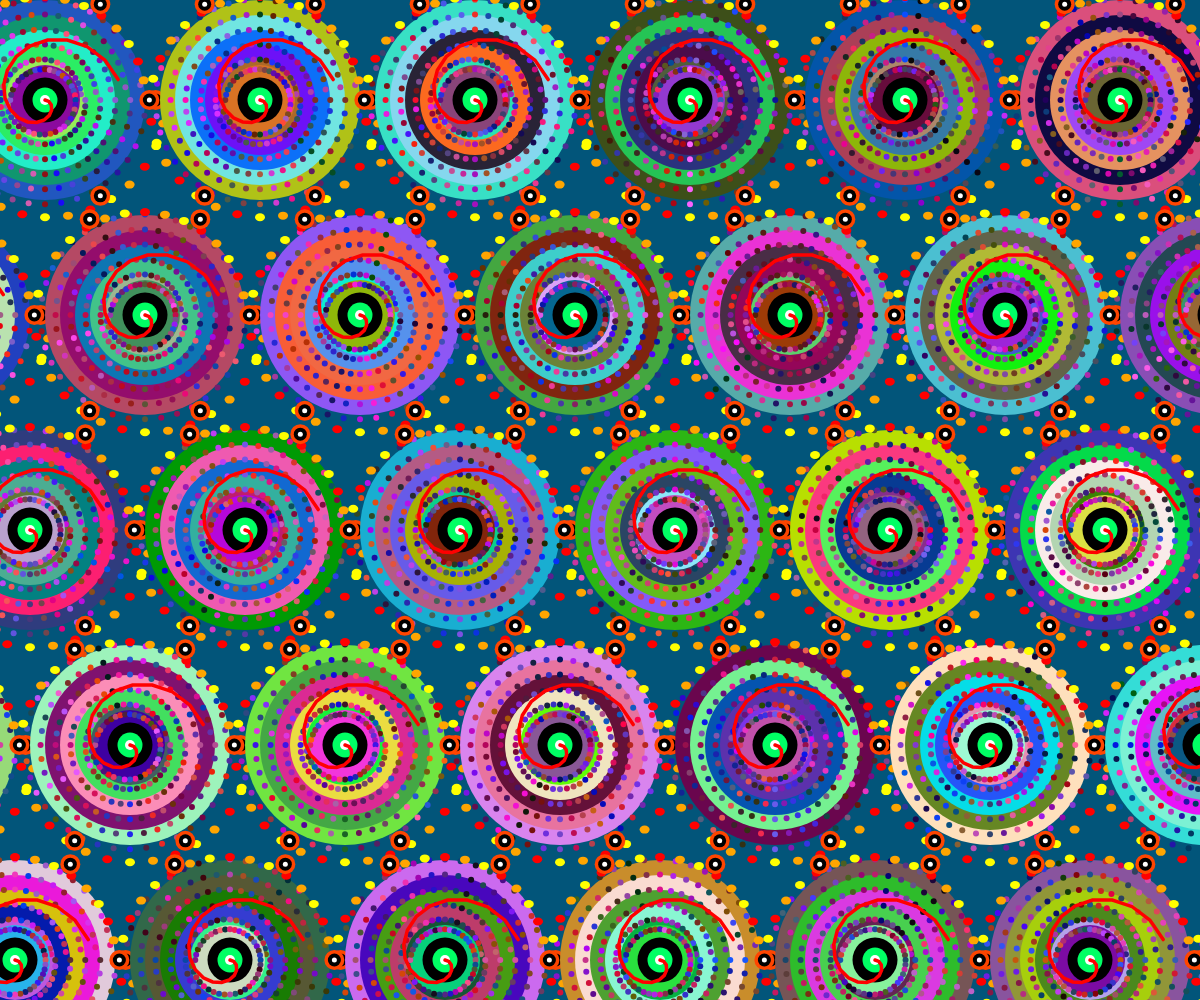
Frame 1 (no input)
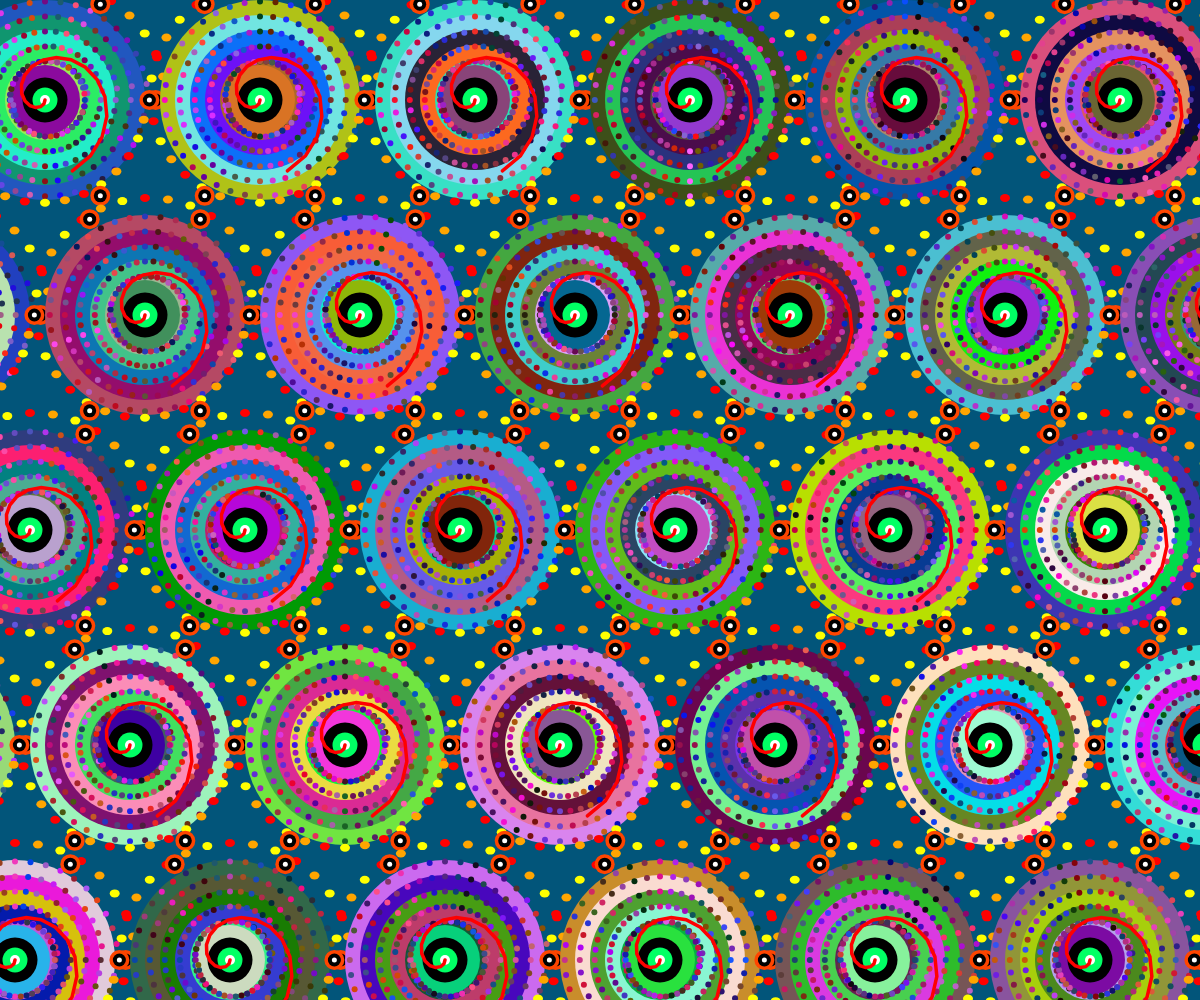
Frame 60 (no input)
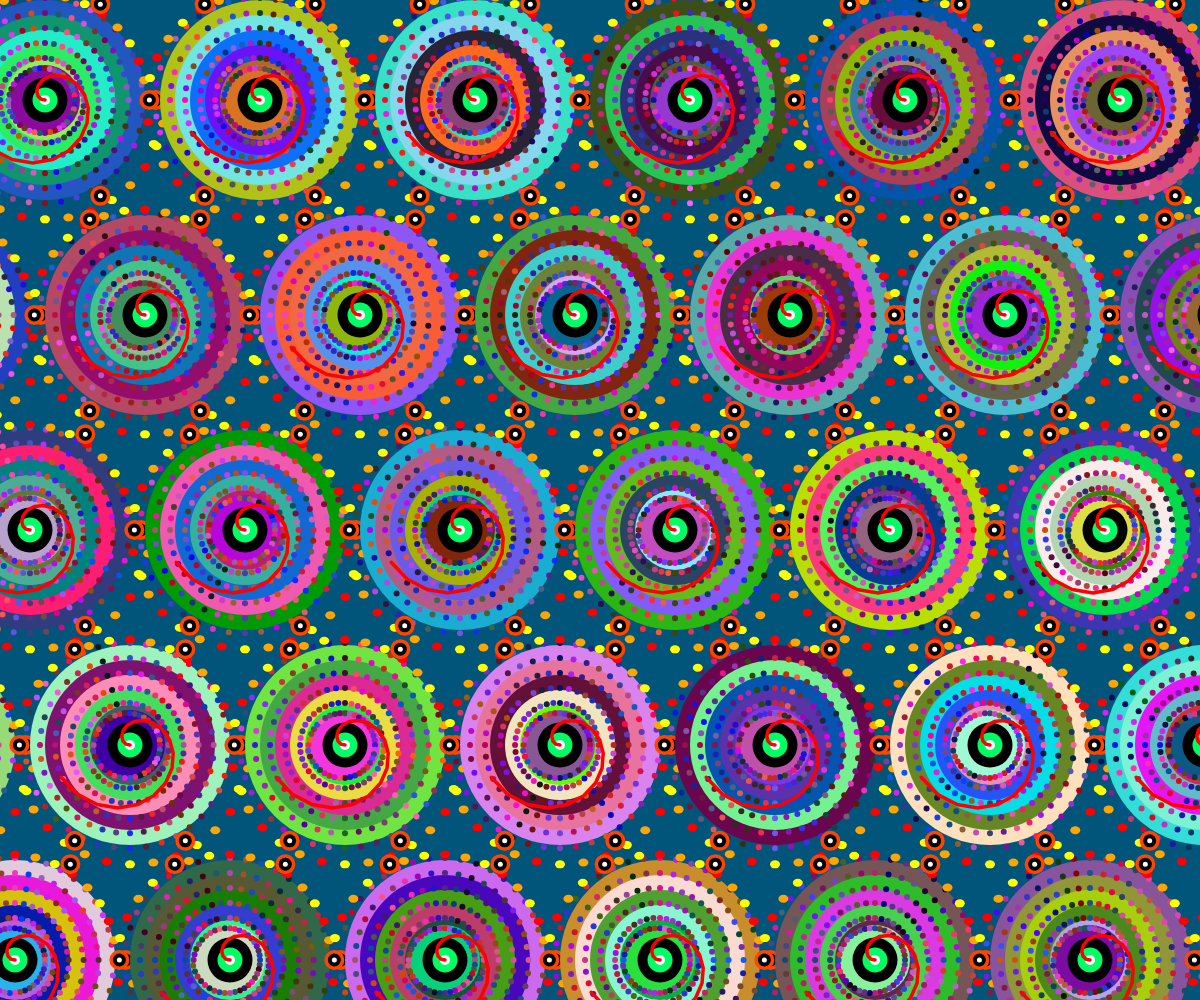
Frame 120 (the mouse pressed at the canvas centre since frame 60)

The p5.js sketch that drew these frames (run headless with seeded random() and noise() and a simulated clock; from frame 60 on, the mouse is pressed at the canvas centre):

// p5.js sketch
// ── sketch.js
//array to store SpiralCircle objects
let spiralCircles = [];
let circleDiameter = 200;
let time = 0;

//Create canvas to fit window size
function setup() {
  createCanvas(windowWidth, windowHeight);
  background(2, 85, 122);// Set the background color

  // set up spacing and offsets for spiral circles in grid
  let xSpacing = circleDiameter + 15;
  let ySpacing = circleDiameter + 15;
  let xOffset = -width / 2; 
  
 // SpiralCircle objects in a grid
  for (let y = circleDiameter / 2; y <= height + circleDiameter; y += ySpacing) {
    for (let x = xOffset; x <= width + circleDiameter; x += xSpacing) {
      let spiralCircle = new SpiralCircle(x, y, circleDiameter);
      spiralCircles.push(spiralCircle);
    }
    xOffset += circleDiameter / 2; 
  }
}

function draw() {
  background(2, 85, 122); // background color
  //translate(-100, -100)
  time += 0.05; // Increment time for smooth movement

  for (let i = 0; i < spiralCircles.length; i++) {
    spiralCircles[i].display(time); // Pass `time` to animate each SpiralCircle
  }
}

//  create a spiralCircle class to make circle display and animations
class SpiralCircle {
  constructor(x, y, diameter) {
    this.x = x;
    this.y = y;
    this.diameter = diameter;
    this.radius = diameter / 2; // Added radius property for use in spirals


    // pre-generate random colours for the dots to aviod the strobe
    this.dotColors = [];
    let dotCount = 40;
    for (let i = 0; i < dotCount; i++) {
      this.dotColors.push(color(random(255), random(100), random(255))); // Store random red colours
    }

    this.diametColors = [];
    let numCircles = 10;
    for (let i = 0; i < numCircles; i++) {
      this.diametColors.push(color(random(255), random(255), random(250)));// Store random colors for each layer
    }
  }

  // draw these shapes with animation
  display(time) {
    this.drawPattern(time);
    this.drawOuterRing(time);
    this.drawDynamicSpirals(time);
  }

  // Draw inner circles with dynamic
  drawInnerCircles() {
    let sizes = [45, 25, 10];

    // draw black circle
    fill(0);
    noStroke();
    circle(this.x, this.y, sizes[0]);

    //draw cyan circle
    fill(0, 255, 100);
    noStroke();
    circle(this.x, this.y, sizes[1]);

    //draw white circle
    fill(255);
    noStroke();
    circle(this.x, this.y, sizes[2]);
  }

  // Draw outer circles with dynamic
  drawOuterRing(time) {
    let outerDotCount = 32;
    let outerRadius = (this.diameter + 60) / 2.35;
    let colors = [
      color(255, 0, 0), //Red   
      color(255, 165, 0), //Orange
      color(255, 255, 0)  //Yellow
    ];

    // draw the dots on the outer ring
    for (let j = 0; j < outerDotCount; j++) {
      let angle = map(j, 0, outerDotCount, 0, TWO_PI);
      let offset = cos(time + j * 0.1) * 10; //use'cos()'for radial movement
      let outerDotX = this.x + cos(angle) * (outerRadius + offset);
      let outerDotY = this.y + sin(angle) * (outerRadius + offset);

      fill(colors[j % colors.length]);
      noStroke();
      ellipse(outerDotX, outerDotY, 10, 8); // Reference:https://p5js.org/reference/p5/ellipse/
    }
    
    // Draw the smaller circles around the outer ring
    this.drawEightCircles(outerRadius);
  }

  //draw eight smaller circles around the outer radius
  drawEightCircles(outerRadius) {
    let outerCircleCount = 6;

    for (let i = 0; i < outerCircleCount; i++) {
      let angle = map(i, 0, outerCircleCount, 0, TWO_PI);
      let outerX = this.x + cos(angle) * outerRadius;
      let outerY = this.y + sin(angle) * outerRadius;

      this.drawThreeCircles(outerX, outerY);
    }
  }

  // draw three concentric circles with different sizes
  drawThreeCircles(x, y) {
    let sizes = [20, 13, 5];

    fill(255, 69, 0); // Orange
    noStroke();
    circle(x, y, sizes[0]);

    fill(0); // Black
    noStroke();
    circle(x, y, sizes[1]);

    fill(255); //White
    noStroke();
    circle(x, y, sizes[2]);
  }
  
  //create the dynamic spiral
  drawDynamicSpirals(time) {
    let spiralSize = this.radius * 0.8;
    let angleStep = TWO_PI / 20; // change this for tighter spirals
    let angleOffset = PI / 190; // shift the spiral

    stroke(255, 0, 0); // Solid red line
    strokeWeight(3.5);
    noFill();

    beginShape(); // Begin shape for drawing the spiral 
    for (let i = 0; i < 20; i++) {
      let angle = i * angleStep + time * 0.5 + angleOffset;
      let spiralX = this.x + cos(angle) * spiralSize * (i / 20);
      let spiralY = this.y + sin(angle) * spiralSize * (i / 20);
      vertex(spiralX, spiralY);
    }
    endShape();
  }

  // Draw the main pattern
  drawPattern(time) {
    let numCircles = 10;
    let dotCount = 40;

    for (let i = 0; i < numCircles; i++) {
      let currentDiameter = this.diameter - i * 30;

      fill(this.diametColors[i]);
      noStroke();
      ellipse(this.x, this.y, currentDiameter);
      

    // draw dots around the circle with use sin() and cos() to create smooth radial movement
      for (let j = 0; j < dotCount; j++) {
        let angle = map(j, 0, dotCount, 0, TWO_PI);
        let offset = sin(time + j * 0.1) * 5;
        let dotX = this.x + cos(angle) * (currentDiameter / 2 + offset);
        let dotY = this.y + sin(angle) * (currentDiameter / 2 + offset);

        fill(this.dotColors[j]); // use pre-generated colors for the inside dots
        ellipse(dotX, dotY, 6); // use ellipse to draw the dots
      }
    }

    this.drawInnerCircles();// draw the inner circles
  }
}
